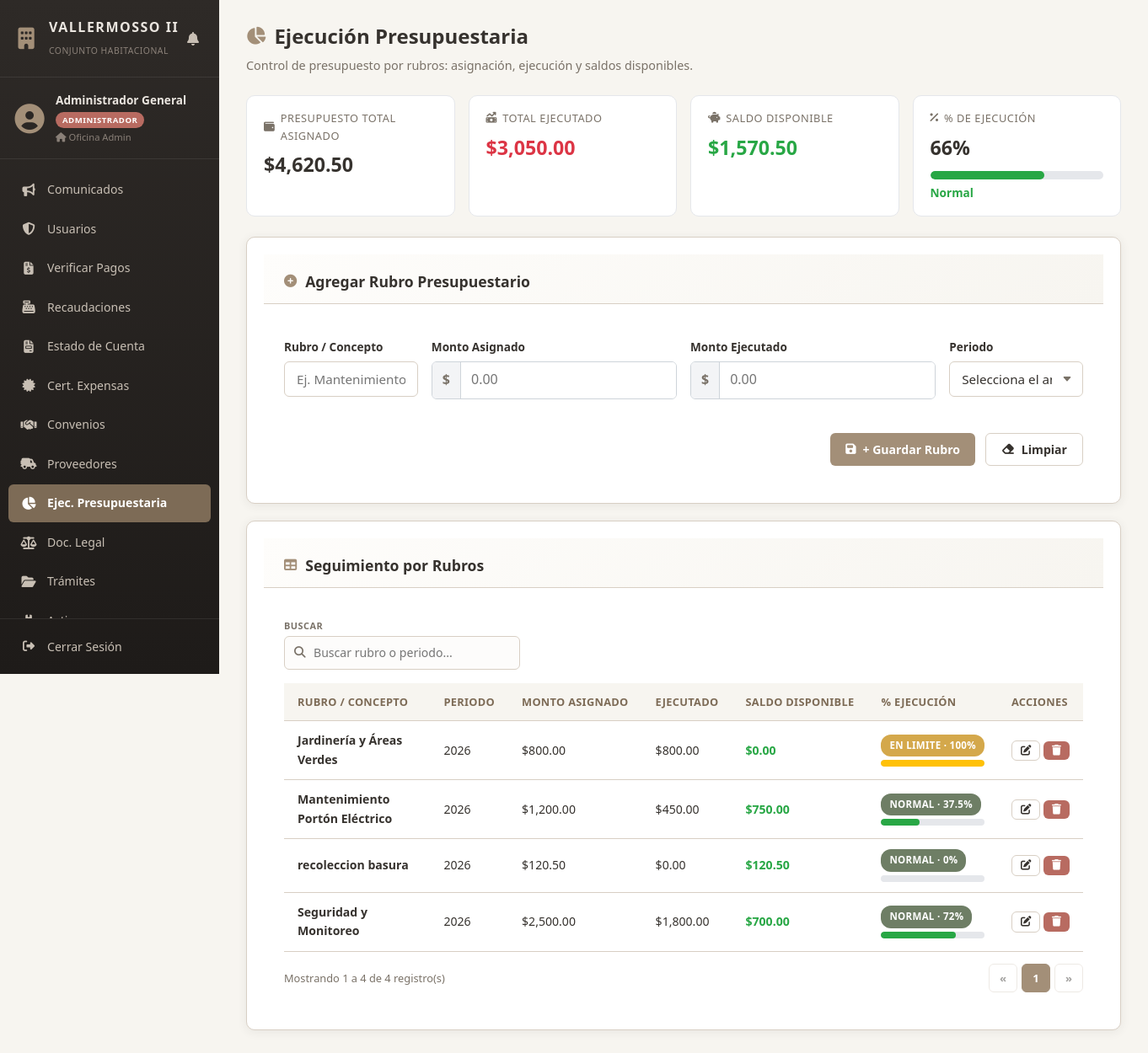
The app's page /deploy/views/administrador/ejecucion_presupuestaria.php (signed in) with its own data.
### tables this page shows
CREATE TABLE `presupuesto` (
  `id_presupuesto` int(11) NOT NULL AUTO_INCREMENT,
  `rubro` varchar(150) NOT NULL,
  `monto_asignado` decimal(10,2) NOT NULL,
  `monto_ejecutado` decimal(10,2) DEFAULT 0.00,
  `periodo` varchar(20) NOT NULL DEFAULT '2026',
  PRIMARY KEY (`id_presupuesto`)
);

### deploy/views/administrador/ejecucion_presupuestaria.php (the view, shortened to what this page needs)
<?php
$db = Database::obtenerConexion();
try {
    $db->exec("CREATE TABLE IF NOT EXISTS presupuesto (
        id_presupuesto INT AUTO_INCREMENT PRIMARY KEY,
        rubro VARCHAR(150) NOT NULL,
        monto_asignado DECIMAL(12,2) DEFAULT 0,
        monto_ejecutado DECIMAL(12,2) DEFAULT 0,
        periodo VARCHAR(20),
        fecha_creacion TIMESTAMP DEFAULT CURRENT_TIMESTAMP
    ) ENGINE=InnoDB DEFAULT CHARSET=utf8mb4");
} catch (PDOException $e) {  }
$stmt = $db->query("SELECT * FROM presupuesto ORDER BY periodo DESC, rubro ASC");
$presupuestos = $stmt->fetchAll(PDO::FETCH_ASSOC);
$totalAsignado = 0;
$totalEjecutado = 0;
foreach ($presupuestos as $p) {
    $totalAsignado += (float)$p['monto_asignado'];
    $totalEjecutado += (float)$p['monto_ejecutado'];
}
$saldoDisponible = $totalAsignado - $totalEjecutado;
$pctGlobal = $totalAsignado > 0 ? round(($totalEjecutado / $totalAsignado) * 100, 1) : 0;
function colorEjecucion($pct) {
    if ($pct >= 85) return '#ffc107';
    return '#28a745';
}
function badgeEjecucion($pct) {
    if ($pct >= 85) return ['badge-warning', 'En limite'];
    return ['badge-success', 'Normal'];
}
$editando = null;
?>
<!DOCTYPE html>
<html lang="es">
<head>
    <link rel="stylesheet" href="../../public/css/style.css">
    <link rel="stylesheet" href="../../public/css/tablas.css?v=3">
    <link rel="stylesheet" href="https://cdnjs.cloudflare.com/ajax/libs/font-awesome/6.4.0/css/all.min.css">
</head>
<body>
<div class="app-layout">
    <?php include_once __DIR__ . '/../sidebar.php'; ?>
    <main class="main-content">
        <header class="content-header">
            <h1><i class="fa-solid fa-chart-pie"></i> Ejecución Presupuestaria</h1>
            <p class="subtitle">Control de presupuesto por rubros: asignación, ejecución y saldos disponibles.</p>
        </header>
        <div class="kpi-grid">
            <div class="kpi-card">
                <div class="kpi-label"><i class="fa-solid fa-wallet"></i> Presupuesto Total Asignado</div>
                <div class="kpi-value">$<?= number_format($totalAsignado, 2) ?></div>
            </div>
            <div class="kpi-card">
                <div class="kpi-label"><i class="fa-solid fa-money-bill-trend-up"></i> Total Ejecutado</div>
                <div class="kpi-value" style="color:#dc3545;">$<?= number_format($totalEjecutado, 2) ?></div>
            </div>
            <div class="kpi-card">
                <div class="kpi-label"><i class="fa-solid fa-piggy-bank"></i> Saldo Disponible</div>
                <div class="kpi-value" style="color: <?= $saldoDisponible >= 0 ? '#28a745' : '#dc3545' ?>;">$<?= number_format($saldoDisponible, 2) ?></div>
            </div>
            <div class="kpi-card">
                <div class="kpi-label"><i class="fa-solid fa-percent"></i> % de Ejecución</div>
                <div class="kpi-value"><?= $pctGlobal ?>%</div>
                <div class="progress-track">
                    <div class="progress-fill" style="width: <?= min($pctGlobal, 100) ?>%; background: <?= colorEjecucion($pctGlobal) ?>;"></div>
                </div>
                <div class="kpi-pct" style="color: <?= colorEjecucion($pctGlobal) ?>;"><?= badgeEjecucion($pctGlobal)[1] ?></div>
            </div>
        </div>
        <section class="card">
            <div class="card-header">
                <h2><i class="fa-solid fa-plus-circle"></i> <?= $editando ? 'Editar Rubro Presupuestario' : 'Agregar Rubro Presupuestario' ?></h2>
            </div>
            <div class="card-body">
                <form action="../../controllers/AdministradorController.php" method="POST" class="pres-grid">
                    <div class="form-group">
                        <label for="rubro">Rubro / Concepto</label>
                        <input type="text" id="rubro" name="rubro" class="form-control" placeholder="Ej. Mantenimiento de áreas comunes" value="<?= $editando ? htmlspecialchars($editando['rubro']) : '' ?>" required>
                    </div>
                    <div class="form-group">
                        <label for="monto_asignado">Monto Asignado</label>
                        <div class="input-money">
                            <span>$</span>
                            <input type="number" step="0.01" min="0" id="monto_asignado" name="monto_asignado" placeholder="0.00" value="<?= $editando ? htmlspecialchars($editando['monto_asignado']) : '' ?>" required>
                        </div>
                    </div>
                    <div class="form-group">
                        <label for="monto_ejecutado">Monto Ejecutado</label>
                        <div class="input-money">
                            <span>$</span>
                            <input type="number" step="0.01" min="0" id="monto_ejecutado" name="monto_ejecutado" placeholder="0.00" value="<?= $editando ? htmlspecialchars($editando['monto_ejecutado']) : '' ?>" required>
                        </div>
                    </div>
                    <div class="form-group">
                        <label for="periodo">Periodo</label>
                        <select id="periodo" name="periodo" class="form-control" required>
                            <option value="">Selecciona el ano...</option>
                        </select>
                    </div>
                    <div class="form-actions" style="grid-column: 1 / -1; display:flex; gap:0.75rem;">
                        <button type="submit" class="btn btn-primary"><i class="fa-solid fa-floppy-disk"></i> <?= $editando ? 'Guardar Cambios' : '+ Guardar Rubro' ?></button>
                        <?php if ($editando): ?>
                            <a href="ejecucion_presupuestaria.php" class="btn btn-outline">Cancelar</a>
                        <?php else: ?>
                            <button type="reset" class="btn btn-outline"><i class="fa-solid fa-eraser"></i> Limpiar</button>
                        <?php endif; ?>
                    </div>
                </form>
            </div>
        </section>
        <section class="card">
            <div class="card-header">
                <h2><i class="fa-solid fa-table"></i> Seguimiento por Rubros</h2>
            </div>
            <div class="card-body">
                <div class="tabla-toolbar">
                    <div class="filtro-grupo">
                        <span class="filtro-etiqueta">Buscar</span>
                        <div class="buscador-tabla">
                            <input type="text" data-buscar="tablaPresupuesto" placeholder="Buscar rubro o periodo...">
                        </div>
                    </div>
                </div>
                <div class="table-responsive">
                    <table class="table" id="tablaPresupuesto" data-por-pagina="10">
                        <thead>
                            <tr>
                                <th>Rubro / Concepto</th>
                                <th>Periodo</th>
                                <th>Monto Asignado</th>
                                <th>Ejecutado</th>
                                <th>Saldo Disponible</th>
                                <th>% Ejecución</th>
                                <th>Acciones</th>
                            </tr>
                        </thead>
                        <tbody>
                            <?php if (empty($presupuestos)): ?>
                                <tr>
                                    <td colspan="7" class="text-center">No hay rubros presupuestarios registrados.</td>
                                </tr>
                            <?php else: ?>
                                <?php foreach ($presupuestos as $p):
                                    $asignado = (float)$p['monto_asignado'];
                                    $ejecutado = (float)$p['monto_ejecutado'];
                                    $saldo = $asignado - $ejecutado;
                                    $porcentaje = ($asignado > 0) ? round(($ejecutado / $asignado) * 100, 1) : 0;
                                    [$claseBadge, $textoBadge] = badgeEjecucion($porcentaje);
                                ?>
                                    <tr>
                                        <td><strong><?= htmlspecialchars($p['rubro']) ?></strong></td>
                                        <td><?= htmlspecialchars($p['periodo']) ?></td>
                                        <td>$<?= number_format($asignado, 2) ?></td>
                                        <td>$<?= number_format($ejecutado, 2) ?></td>
                                        <td>
                                            <strong style="color: <?= $saldo >= 0 ? '#28a745' : '#dc3545' ?>;">
                                                $<?= number_format($saldo, 2) ?>
                                            </strong>
                                        </td>
                                        <td class="bar-cell">
                                            <span class="badge <?= $claseBadge ?>"><?= $textoBadge ?> · <?= $porcentaje ?>%</span>
                                            <div class="progress-track">
                                                <div class="progress-fill" style="width: <?= min($porcentaje, 100) ?>%; background: <?= colorEjecucion($porcentaje) ?>;"></div>
                                            </div>
                                        </td>
                                        <td style="white-space: nowrap;">
                                            <a href="?editar=<?= $p['id_presupuesto'] ?>" class="btn btn-sm btn-outline" title="Editar rubro"><i class="fa-solid fa-pen-to-square"></i></a>
                                            <form action="../../controllers/AdministradorController.php" method="POST" style="display:inline;" onsubmit="return confirm('Eliminar este rubro?');">
                                                <button type="submit" class="btn btn-sm btn-danger" title="Eliminar"><i class="fa-solid fa-trash"></i></button>
                                            </form>
                                        </td>
                                    </tr>
                                <?php endforeach; ?>
                            <?php endif; ?>
                        </tbody>
                    </table>
                </div>
            </div>
        </section>
    </main>
</div>
</body>
</html>

### deploy/public/css/style.css (style rules this page uses)
:root { --bg-main: #F7F5F0; --bg-card: #FFFFFF; --primary: #A38F78; --primary-dark: #7D6B56; --secondary: #D8CFC4; --accent: #6E7E65; --danger: #B86B61; --text-main: #36322E; --text-muted: #7A7268; --sidebar-bg: #2E2A27; --sidebar-hover: #3E3732; --sidebar-active: #4A3F38; --sidebar-text: #C8BFB4; --sidebar-text-active: #FFFFFF; --sidebar-width: 260px; --sidebar-collapsed-width: 70px; --shadow: 0 2px 12px rgba(54, 50, 46, 0.08); --shadow-lg: 0 8px 24px rgba(54, 50, 46, 0.12); --radius: 10px; --radius-sm: 6px; --transition: all 0.3s cubic-bezier(0.4, 0, 0.2, 1); }
* { box-sizing: border-box; margin: 0; padding: 0; font-family: 'Segoe UI', Tahoma, Geneva, Verdana, sans-serif; }
body { background-color: var(--bg-main); color: var(--text-main); line-height: 1.6; overflow-x: hidden; }
.app-layout { display: flex; min-height: 100vh; }
.main-content { flex: 1; margin-left: var(--sidebar-width); padding: 30px; transition: var(--transition); min-height: 100vh; }
.content-header { margin-bottom: 28px; }
.content-header h1 { font-size: 1.5rem; font-weight: 700; color: var(--primary-dark); margin-bottom: 4px; display: flex; align-items: center; gap: 10px; }
.content-header h1 i { color: var(--primary); font-size: 1.3rem; }
.content-header .subtitle { color: var(--text-muted); font-size: 0.9rem; }
.card { background: var(--bg-card); border: 1px solid var(--secondary); border-radius: var(--radius); box-shadow: var(--shadow); overflow: hidden; margin-bottom: 24px; }
.card-header { padding: 18px 24px; border-bottom: 1px solid var(--secondary); background: linear-gradient(135deg, #FEFDFB 0%, #F7F5F0 100%); }
.card-header h2 { font-size: 1.05rem; font-weight: 700; color: var(--primary-dark); display: flex; align-items: center; gap: 10px; margin: 0; }
.card-header h2 i { color: var(--primary); font-size: 0.95rem; }
.card-body { padding: 24px; }
.form-group label { display: block; font-weight: 600; font-size: 0.85rem; color: var(--text-main); margin-bottom: 6px; }
.form-control { width: 100%; padding: 10px 14px; border: 1.5px solid var(--secondary); border-radius: var(--radius-sm); background-color: #FDFCFB; color: var(--text-main); font-size: 0.92rem; outline: none; transition: var(--transition); }
select.form-control { appearance: none; background-repeat: no-repeat; background-position: right 12px center; padding-right: 36px; }
.form-actions { display: flex; gap: 10px; justify-content: flex-end; padding-top: 8px; }
.btn { display: inline-flex; align-items: center; gap: 8px; padding: 10px 20px; font-size: 0.9rem; font-weight: 600; border: none; border-radius: var(--radius-sm); cursor: pointer; text-decoration: none; text-align: center; transition: var(--transition); white-space: nowrap; }
.btn-primary { background-color: var(--primary); color: #FFFFFF; }
.btn-danger { background-color: var(--danger); color: #FFFFFF; }
.btn-sm { padding: 6px 12px; font-size: 0.8rem; }
.table-responsive { overflow-x: auto; -webkit-overflow-scrolling: touch; }
.table { width: 100%; border-collapse: collapse; }
.table th, .table td { padding: 12px 16px; text-align: left; border-bottom: 1px solid var(--secondary); font-size: 0.88rem; }
.table th { background-color: var(--bg-main); color: var(--primary-dark); font-weight: 700; font-size: 0.8rem; text-transform: uppercase; letter-spacing: 0.3px; white-space: nowrap; }
.badge { display: inline-block; padding: 4px 10px; border-radius: 12px; font-size: 0.72rem; font-weight: 700; text-transform: uppercase; letter-spacing: 0.3px; white-space: nowrap; }
.badge-success { background: #E8F2E4; color: #3D6B30; }
.badge-warning { background: #FBF0D5; color: #8A6D20; }

### deploy/public/css/tablas.css (style rules this page uses)
.tabla-toolbar { display: flex; flex-wrap: wrap; align-items: flex-end; gap: 12px 18px; margin-bottom: 16px; }
.filtro-grupo { display: flex; flex-direction: column; gap: 6px; min-width: 0; }
.filtro-grupo > .filtro-etiqueta { font-size: .68rem; font-weight: 700; text-transform: uppercase; letter-spacing: .5px; color: var(--text-muted); line-height: 1; }
.buscador-tabla { position: relative; width: 280px; max-width: 100%; }
.buscador-tabla input { width: 100%; padding: 9px 12px 9px 34px; border: 1.5px solid var(--secondary); border-radius: var(--radius-sm); font-size: .88rem; background: #FDFCFB; outline: none; transition: border-color .2s ease, box-shadow .2s ease; }
.filtro-grupo .buscador-tabla input { height: 40px; }

### records on screen
presupuesto: rubro "Jardinería y Áreas Verdes", periodo "2026", monto_asignado "800.00", monto_ejecutado "800.00", saldo "0.00", textoBadge "EN LIMITE", porcentaje "100"
presupuesto: rubro "Mantenimiento Portón Eléctrico", periodo "2026", monto_asignado "1,200.00", monto_ejecutado "450.00", saldo "750.00", textoBadge "NORMAL", porcentaje "37.5"
presupuesto: rubro "recoleccion basura", periodo "2026", monto_asignado "120.50", monto_ejecutado "0.00", textoBadge "NORMAL", porcentaje "0"
presupuesto: rubro "Seguridad y Monitoreo", periodo "2026", monto_asignado "2,500.00", monto_ejecutado "1,800.00", saldo "700.00", textoBadge "NORMAL", porcentaje "72"

### other values on screen
$nombre "Administrador General"
$rol "ADMINISTRADOR"
$vivienda "Oficina Admin"
$item['label'] "Comunicados"
$item['label'] "Usuarios"
$item['label'] "Verificar Pagos"
$item['label'] "Recaudaciones"
$item['label'] "Estado de Cuenta"
$item['label'] "Cert. Expensas"
$item['label'] "Convenios"
$item['label'] "Proveedores"
$item['label'] "Ejec. Presupuestaria"
$item['label'] "Doc. Legal"
$item['label'] "Trámites"
$totalAsignado "4,620.50"
